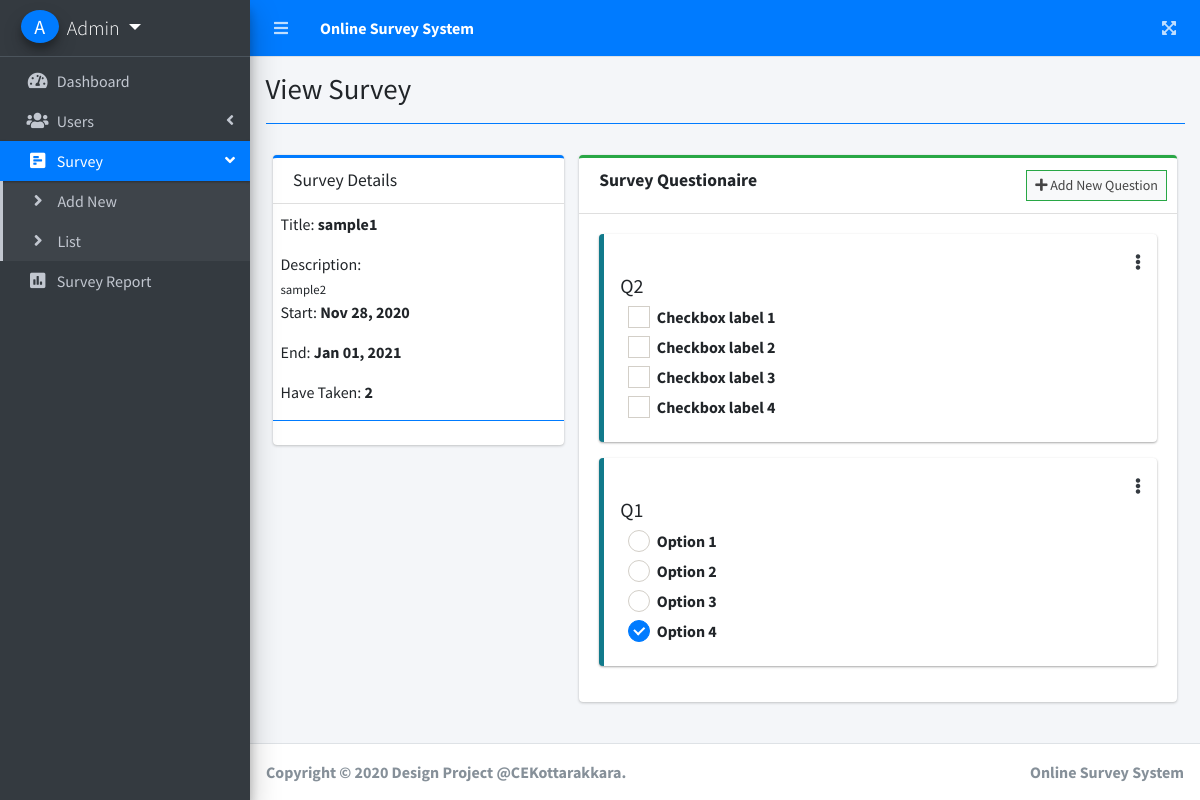
The page /index.php?page=view_survey&id=1 (signed in) on the database its author committed.
### tables this page shows
CREATE TABLE `questions` (
  `id` int(255) NOT NULL,
  `question` text NOT NULL,
  `frm_option` text NOT NULL,
  `type` varchar(255) NOT NULL,
  `order_by` int(255) NOT NULL,
  `survey_id` int(255) NOT NULL,
  `date_created` datetime NOT NULL DEFAULT current_timestamp()
);

### view_survey.php (the view, shortened to what this page needs)
<?php include 'db_connect.php' ?>
<?php
$qry = $conn->query("SELECT * FROM survey_set where id = ".$_GET['id'])->fetch_array();
foreach($qry as $k => $v){
	if($k == 'title')
		$k = 'stitle';
}
$answers = $conn->query("SELECT distinct(user_id) from answers where survey_id ={$id}")->num_rows;
?>
<div class="col-lg-12">
	<div class="row">
		<div class="col-md-4">
			<div class="card card-outline card-primary">
				<div class="card-header">
					<h3 class="card-title">Survey Details</h3>
				</div>
				<div class="card-body p-0 py-2">
					<div class="container-fluid">
						<p>Title: <b><?php echo $stitle ?></b></p>
						<p class="mb-0">Description:</p>
						<small><?php echo $description; ?></small>
						<p>Start: <b><?php echo date("M d, Y",strtotime($start_date)) ?></b></p>
						<p>End: <b><?php echo date("M d, Y",strtotime($end_date)) ?></b></p>
						<p>Have Taken: <b><?php echo number_format($answers) ?></b></p>
					</div>
					<hr class="border-primary">
				</div>
			</div>
		</div>
		<div class="col-md-8">
			<div class="card card-outline card-success">
				<div class="card-header">
					<h3 class="card-title"><b>Survey Questionaire</b></h3>
					<div class="card-tools">
						<button class="btn btn-block btn-sm btn-default btn-flat border-success new_question" type="button"><i class="fa fa-plus"></i> Add New Question</button>
					</div>
				</div>
				<form action="" id="manage-sort">
				<div class="card-body ui-sortable">
					<?php
					$question = $conn->query("SELECT * FROM questions where survey_id = $id order by abs(order_by) asc,abs(id) asc");
					while($row=$question->fetch_assoc()):
					?>
					<div class="callout callout-info">
						<div class="row">
							<div class="col-md-12">
								<span class="dropleft float-right">
									<a class="fa fa-ellipsis-v text-dark" href="javascript:void(0)" data-toggle="dropdown" aria-haspopup="true" aria-expanded="false"></a>
								</span>
							</div>
						</div>
						<h5><?php echo $row['question'] ?></h5>
						<div class="col-md-12">
							<?php
								if($row['type'] == 'radio_opt'):
									foreach(json_decode($row['frm_option']) as $k => $v):
							?>
							<div class="icheck-primary">
		                        <label for="option_<?php echo $k ?>"><?php echo $v ?></label>
		                     </div>
								<?php endforeach; ?>
						<?php elseif($row['type'] == 'check_opt'):
									foreach(json_decode($row['frm_option']) as $k => $v):
							?>
							<div class="icheck-primary">
		                        <label for="option_<?php echo $k ?>"><?php echo $v ?></label>
		                     </div>
								<?php endforeach; ?>
						<?php else: ?>
							<div class="form-group">
								<textarea name="answer[<?php echo $row['id'] ?>]" id="" cols="30" rows="4" class="form-control" placeholder="Write Something Here..."></textarea>
							</div>
						<?php endif; ?>
						</div>
					</div>
					<?php endwhile; ?>
				</div>
				</form>
			</div>
		</div>
	</div>
</div>

### rows shown on the page
questions: question "Q2", frm_option "Checkbox label 1", frm_option "Checkbox label 2", frm_option "Checkbox label 3", frm_option "Checkbox label 4"
questions: question "Q1", frm_option "Option 1", frm_option "Option 2", frm_option "Option 3", frm_option "Option 4"

### other values the page prints
$_SESSION['login_firstname'].' '.$_SESSION['login_lastname'] "Admin"
$title "View Survey"
$stitle "sample1"
$description "sample2"
date("M d, Y",strtotime($start_date)) "Nov 28, 2020"
date("M d, Y",strtotime($end_date)) "Jan 01, 2021"
$answers "2"
